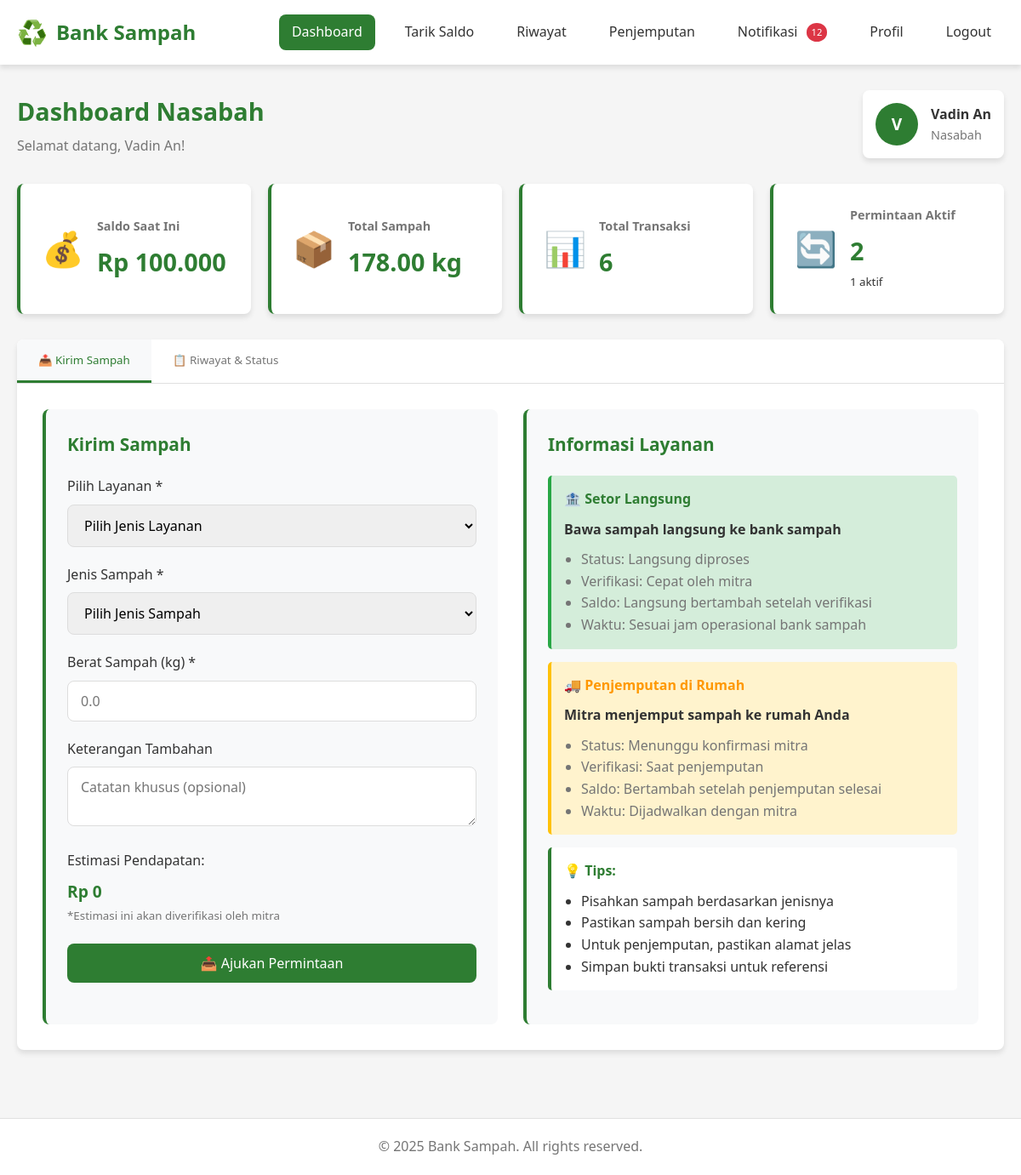
/dashboard-user.php (signed in), run on the app's committed database.
### tables this page shows
CREATE TABLE `users` (
  `id` int(11) NOT NULL,
  `username` varchar(50) NOT NULL,
  `password` varchar(255) NOT NULL,
  `nama_lengkap` varchar(100) NOT NULL,
  `nik` varchar(16) NOT NULL,
  `email` varchar(100) NOT NULL,
  `telepon` varchar(15) DEFAULT NULL,
  `alamat` text DEFAULT NULL,
  `role` enum('admin','user') NOT NULL DEFAULT 'user',
  `status` enum('active','inactive') DEFAULT 'active',
  `saldo` decimal(12,2) DEFAULT 0.00,
  `verification_code` varchar(6) DEFAULT NULL,
  `is_verified` enum('yes','no') DEFAULT 'no',
  `verification_expires` datetime DEFAULT NULL,
  `created_at` timestamp NOT NULL DEFAULT current_timestamp(),
  `updated_at` timestamp NOT NULL DEFAULT current_timestamp() ON UPDATE current_timestamp()
);

### config.php (called while the page is built, shortened)
<?php
function formatRupiah($angka) {
    return 'Rp ' . number_format($angka, 0, ',', '.');
}
?>

### dashboard-user.php (the view, shortened to what this page needs)
<?php
require_once 'config.php';
$user_id = $_SESSION['user_id'];
$stmt = $pdo->prepare("SELECT * FROM users WHERE id = ?");
$stmt->execute([$user_id]);
$user = $stmt->fetch();
$stmt = $pdo->prepare("
    SELECT
        COALESCE(SUM(berat), 0) as total_sampah,
        COUNT(*) as total_transaksi
    FROM transaksi
    WHERE user_id = ?
");
$stmt->execute([$user_id]);
$stats = $stmt->fetch();
$stmt = $pdo->prepare("
    SELECT p.*, m.nama_mitra
    FROM penjemputan p
    LEFT JOIN mitra m ON p.id_mitra = m.id
    WHERE p.id_warga = ?
    ORDER BY p.waktu_pemintaan DESC
    LIMIT 10
");
$stmt->execute([$user_id]);
$penjemputan = $stmt->fetchAll();
$stmt = $pdo->prepare("
    SELECT COUNT(*) as jumlah_belum_dibaca
    FROM notifikasi
    WHERE user_id = ? AND dibaca = 'no'
");
$stmt->execute([$user_id]);
$jumlah_notifikasi = $stmt->fetch()['jumlah_belum_dibaca'];
?>
<!DOCTYPE html>
<html lang="id">
<head>
</head>
<body>
    <header>
        <div class="container">
            <div class="header-content">
                <div class="logo">
                    <span class="logo-icon">♻️</span>
                    <h1>Bank Sampah</h1>
                </div>
                <nav>
                    <ul>
                        <li><a href="dashboard-user.php" class="active"> Dashboard</a></li>
                        <li><a href="withdraw.php"> Tarik Saldo</a></li>
                        <li><a href="history.php"> Riwayat</a></li>
                        <li><a href="history-penjemputan.php"> Penjemputan</a></li>
                        <li>
                            <a href="#" onclick="openModal('notificationModal')">
                                 Notifikasi
                                <?php if ($jumlah_notifikasi > 0): ?>
                                    <span class="notification-badge"><?php echo $jumlah_notifikasi; ?></span>
                                <?php endif; ?>
                            </a>
                        </li>
                        <li><a href="#" onclick="openModal('profileModal')"> Profil</a></li>
                        <li><a href="logout.php"> Logout</a></li>
                    </ul>
                </nav>
            </div>
        </div>
    </header>
    <main>
        <section class="dashboard">
            <div class="container">
                <div class="dashboard-header">
                    <div class="dashboard-title">
                        <h1>Dashboard Nasabah</h1>
                        <p>Selamat datang, <?php echo htmlspecialchars($user['nama_lengkap']); ?>!</p>
                    </div>
                    <div class="user-info">
                        <div class="user-avatar">
                            <?php echo strtoupper(substr($user['nama_lengkap'], 0, 1)); ?>
                        </div>
                        <div class="user-details">
                            <div class="username"><?php echo htmlspecialchars($user['nama_lengkap']); ?></div>
                            <div class="role">Nasabah</div>
                        </div>
                    </div>
                </div>
                <div class="stats-grid">
                    <div class="stat-card">
                        <div class="stat-icon">💰</div>
                        <div class="stat-info">
                            <h3>Saldo Saat Ini</h3>
                            <div class="stat-number"><?php echo formatRupiah($user['saldo']); ?></div>
                        </div>
                    </div>
                    <div class="stat-card">
                        <div class="stat-icon">📦</div>
                        <div class="stat-info">
                            <h3>Total Sampah</h3>
                            <div class="stat-number"><?php echo number_format($stats['total_sampah'], 2); ?> kg</div>
                        </div>
                    </div>
                    <div class="stat-card">
                        <div class="stat-icon">📊</div>
                        <div class="stat-info">
                            <h3>Total Transaksi</h3>
                            <div class="stat-number"><?php echo $stats['total_transaksi']; ?></div>
                        </div>
                    </div>
                    <div class="stat-card">
                        <div class="stat-icon">🔄</div>
                        <div class="stat-info">
                            <h3>Permintaan Aktif</h3>
                            <div class="stat-number"><?php echo count($penjemputan); ?></div>
                            <small><?php echo count(array_filter($penjemputan, fn($p) => in_array($p['status'], ['pending', 'diproses']))); ?> aktif</small>
                        </div>
                    </div>
                </div>
                <div class="dashboard-content">
                    <div class="tab-container">
                        <button class="tab active" onclick="switchTab('kirim-tab')">📤 Kirim Sampah</button>
                        <button class="tab" onclick="switchTab('riwayat-tab')">📋 Riwayat & Status</button>
                    </div>
                    <div id="kirim-tab" class="tab-content active">
                        <div class="content-row">
                            <div class="content-section">
                                <h2>Kirim Sampah</h2>
                                <form method="POST" class="deposit-form" id="kirimSampahForm">
                                    <div class="form-group">
                                        <label for="tipe_layanan">Pilih Layanan *</label>
                                        <select id="tipe_layanan" name="tipe_layanan" class="form-control" required onchange="toggleLayanan()">
                                            <option value="">Pilih Jenis Layanan</option>
                                        </select>
                                    </div>
                                    <div class="form-group">
                                        <label for="jenis_sampah">Jenis Sampah *</label>
                                        <select id="jenis_sampah" name="jenis_sampah" class="form-control" required>
                                            <option value="">Pilih Jenis Sampah</option>
                                        </select>
                                    </div>
                                    <div class="form-group">
                                        <label for="berat">Berat Sampah (kg) *</label>
                                        <input type="number" id="berat" name="berat" class="form-control"
                                               min="0.1" step="0.1" placeholder="0.0" required>
                                    </div>
                                    <div class="form-group">
                                        <label for="keterangan">Keterangan Tambahan</label>
                                        <textarea id="keterangan" name="keterangan" class="form-control" rows="2"
                                                  placeholder="Catatan khusus (opsional)"></textarea>
                                    </div>
                                    <div class="form-group">
                                        <label>Estimasi Pendapatan:</label>
                                        <div id="total-estimasi" style="font-size: 1.2rem; font-weight: bold; color: var(--primary);">
                                            Rp 0
                                        </div>
                                        <small style="color: var(--gray);">*Estimasi ini akan diverifikasi oleh mitra</small>
                                    </div>
                                    <button type="submit" name="kirim_sampah" class="btn btn-primary btn-block">
                                        📤 Ajukan Permintaan
                                    </button>
                                </form>
                            </div>
                            <div class="content-section">
                                <h2>Informasi Layanan</h2>
                                <div class="info-box success">
                                    <h4 style="color: var(--primary); margin-bottom: 10px;">🏦 Setor Langsung</h4>
                                    <p style="line-height: 1.6; margin-bottom: 10px;">
                                        <strong>Bawa sampah langsung ke bank sampah</strong>
                                    </p>
                                    <ul style="line-height: 1.6; color: var(--gray); padding-left: 20px;">
                                        <li>Status: Langsung diproses</li>
                                        <li>Verifikasi: Cepat oleh mitra</li>
                                        <li>Saldo: Langsung bertambah setelah verifikasi</li>
                                        <li>Waktu: Sesuai jam operasional bank sampah</li>
                                    </ul>
                                </div>
                                <div class="info-box warning">
                                    <h4 style="color: var(--secondary); margin-bottom: 10px;">🚚 Penjemputan di Rumah</h4>
                                    <p style="line-height: 1.6; margin-bottom: 10px;">
                                        <strong>Mitra menjemput sampah ke rumah Anda</strong>
                                    </p>
                                    <ul style="line-height: 1.6; color: var(--gray); padding-left: 20px;">
                                        <li>Status: Menunggu konfirmasi mitra</li>
                                        <li>Verifikasi: Saat penjemputan</li>
                                        <li>Saldo: Bertambah setelah penjemputan selesai</li>
                                        <li>Waktu: Dijadwalkan dengan mitra</li>
                                    </ul>
                                </div>
                                <div class="info-box">
                                    <h4 style="color: var(--primary); margin-bottom: 10px;">💡 Tips:</h4>
                                    <ul style="line-height: 1.6; padding-left: 20px;">
                                        <li>Pisahkan sampah berdasarkan jenisnya</li>
                                        <li>Pastikan sampah bersih dan kering</li>
                                        <li>Untuk penjemputan, pastikan alamat jelas</li>
                                        <li>Simpan bukti transaksi untuk referensi</li>
                                    </ul>
                                </div>
                            </div>
                        </div>
                    </div>
                </div>
            </div>
        </section>
    </main>
    <footer>
        <div class="container">
            <p>&copy; <?php echo date('Y'); ?> Bank Sampah. All rights reserved.</p>
        </div>
    </footer>
</body>
</html>

### data on the page
users: nama_lengkap "Vadin An", nama_lengkap "V", saldo "Rp 100.000"

### other printed values
$jumlah_notifikasi "12"
$stats['total_sampah'] "178.00"
$stats['total_transaksi'] "6"
count($penjemputan) "2"
